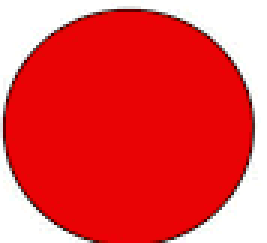
#> input picture 3 course/SAI/lab4/template.png, 89 x 81 px (shown 3 times larger)
$ python rotate.py
#> lines starting #> are read from the running program, lines starting #| are printed output that depends on the picture; after the words box and inside, x2 and y2 are one past the last pixel; in counts of white or black regions, pixels touching at a corner belong together
# import the necessary packages
import numpy as np
import argparse
import imutils
import cv2
# construct the argument parse and parse the arguments

image = cv2.imread("template.png")
#> image is the input picture: shape (81, 89, 3); mean B, G, R 73.6, 72.3, 233.7
gray = cv2.cvtColor(image, cv2.COLOR_BGR2GRAY)
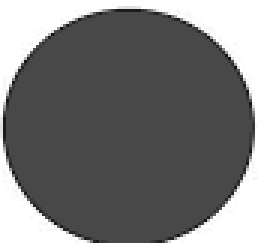
#> gray: shape (81, 89) (shown 3 times larger); min 20, max 255, mean 120.8
gray = cv2.GaussianBlur(gray, (3, 3), 0)
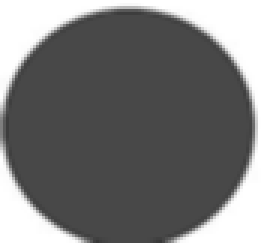
#> gray: shape (81, 89) (shown 3 times larger); min 55, max 255, mean 120.6
edged = cv2.Canny(gray, 20, 100)
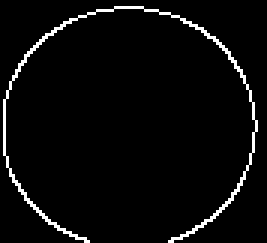
#> edged: shape (81, 89) (shown 3 times larger); 3.8% white in thin lines or dots

cnts = cv2.findContours(edged.copy(), cv2.RETR_EXTERNAL,
	cv2.CHAIN_APPROX_SIMPLE)
#> cnts = 1 contour; box (x1, y1, x2, y2) and area: (1, 2, 86, 81) 71
cnts = imutils.grab_contours(cnts)

if len(cnts) > 0:
	# grab the largest contour, then draw a mask for the pill
	c = max(cnts, key=cv2.contourArea)
#> c = contour of 212 points, box (x1, y1, x2, y2) (1, 2, 86, 81), area 71
	mask = np.zeros(gray.shape, dtype="uint8")
	cv2.drawContours(mask, [c], -1, 255, -1)
	(x, y, w, h) = cv2.boundingRect(c)
#> x = 1; y = 2; w = 85; h = 79
	imageROI = image[y:y + h, x:x + w]
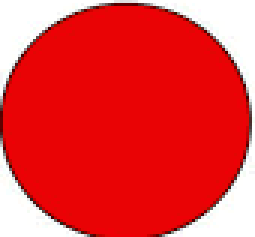
#> imageROI: shape (79, 85, 3) (shown 3 times larger); mean B, G, R 60.3, 58.9, 232.2
	maskROI = mask[y:y + h, x:x + w]
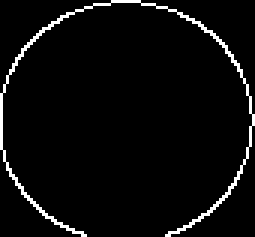
#> maskROI: shape (79, 85) (shown 3 times larger); 4.1% white in thin lines or dots
	imageROI = cv2.bitwise_and(imageROI, imageROI,
		mask=maskROI)
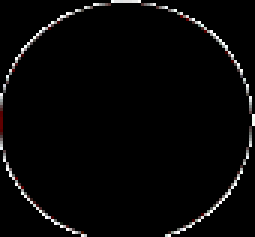
#> imageROI: shape (79, 85, 3) (shown 3 times larger); mean B, G, R 6.6, 6.6, 7


for angle in np.arange(0, 360, 15):
		rotated = imutils.rotate_bound(imageROI, angle)
		cv2.imshow("Rotated (Correct)", rotated)
		cv2.waitKey(0)
#> this loop made 24 passes
#> pass 3, `rotated = imutils.rotate_bound(imageROI, angle)`:
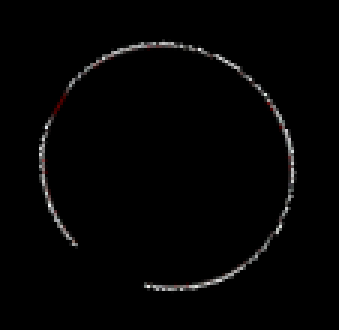
#> rotated: shape (110, 113, 3) (shown 3 times larger); mean B, G, R 3.6, 3.6, 3.8
